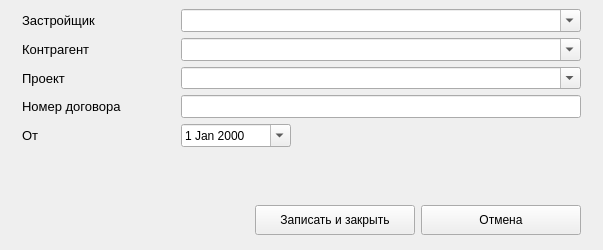
<?xml version="1.0" encoding="UTF-8"?>
<ui version="4.0">
 <class>ContractForm</class>
 <widget class="QWidget" name="ContractForm">
  <property name="geometry">
   <rect>
    <x>0</x>
    <y>0</y>
    <width>603</width>
    <height>250</height>
   </rect>
  </property>
  <property name="minimumSize">
   <size>
    <width>603</width>
    <height>250</height>
   </size>
  </property>
  <property name="maximumSize">
   <size>
    <width>603</width>
    <height>250</height>
   </size>
  </property>
  <property name="windowTitle">
   <string>Form</string>
  </property>
  <layout class="QGridLayout" name="gridLayout_2">
   <property name="leftMargin">
    <number>0</number>
   </property>
   <property name="topMargin">
    <number>0</number>
   </property>
   <property name="rightMargin">
    <number>0</number>
   </property>
   <property name="bottomMargin">
    <number>0</number>
   </property>
   <property name="spacing">
    <number>6</number>
   </property>
   <item row="0" column="0">
    <widget class="QFrame" name="frame">
     <property name="minimumSize">
      <size>
       <width>585</width>
       <height>250</height>
      </size>
     </property>
     <property name="maximumSize">
      <size>
       <width>585</width>
       <height>250</height>
      </size>
     </property>
     <property name="frameShape">
      <enum>QFrame::NoFrame</enum>
     </property>
     <property name="frameShadow">
      <enum>QFrame::Raised</enum>
     </property>
     <layout class="QGridLayout" name="gridLayout_3">
      <property name="leftMargin">
       <number>9</number>
      </property>
      <property name="topMargin">
       <number>9</number>
      </property>
      <property name="rightMargin">
       <number>9</number>
      </property>
      <property name="bottomMargin">
       <number>9</number>
      </property>
      <item row="0" column="0">
       <layout class="QGridLayout" name="gridLayout">
        <property name="leftMargin">
         <number>0</number>
        </property>
        <property name="topMargin">
         <number>0</number>
        </property>
        <property name="rightMargin">
         <number>0</number>
        </property>
        <property name="bottomMargin">
         <number>0</number>
        </property>
        <item row="0" column="0">
         <widget class="QLabel" name="organization_label">
          <property name="minimumSize">
           <size>
            <width>153</width>
            <height>22</height>
           </size>
          </property>
          <property name="maximumSize">
           <size>
            <width>153</width>
            <height>22</height>
           </size>
          </property>
          <property name="font">
           <font>
            <pointsize>10</pointsize>
           </font>
          </property>
          <property name="frameShadow">
           <enum>QFrame::Plain</enum>
          </property>
          <property name="text">
           <string>Застройщик</string>
          </property>
          <property name="alignment">
           <set>Qt::AlignLeading|Qt::AlignLeft|Qt::AlignVCenter</set>
          </property>
         </widget>
        </item>
        <item row="0" column="1">
         <widget class="QComboBox" name="organization_cbox">
          <property name="enabled">
           <bool>true</bool>
          </property>
          <property name="minimumSize">
           <size>
            <width>400</width>
            <height>23</height>
           </size>
          </property>
          <property name="maximumSize">
           <size>
            <width>400</width>
            <height>23</height>
           </size>
          </property>
          <property name="editable">
           <bool>true</bool>
          </property>
         </widget>
        </item>
        <item row="1" column="1">
         <widget class="QComboBox" name="contractor_cbox">
          <property name="minimumSize">
           <size>
            <width>400</width>
            <height>23</height>
           </size>
          </property>
          <property name="maximumSize">
           <size>
            <width>400</width>
            <height>23</height>
           </size>
          </property>
          <property name="editable">
           <bool>true</bool>
          </property>
         </widget>
        </item>
        <item row="2" column="1">
         <widget class="QComboBox" name="project_cbox">
          <property name="maximumSize">
           <size>
            <width>400</width>
            <height>23</height>
           </size>
          </property>
          <property name="editable">
           <bool>true</bool>
          </property>
         </widget>
        </item>
        <item row="4" column="0">
         <widget class="QLabel" name="from_date_label">
          <property name="minimumSize">
           <size>
            <width>153</width>
            <height>22</height>
           </size>
          </property>
          <property name="maximumSize">
           <size>
            <width>153</width>
            <height>22</height>
           </size>
          </property>
          <property name="font">
           <font>
            <pointsize>10</pointsize>
           </font>
          </property>
          <property name="frameShadow">
           <enum>QFrame::Plain</enum>
          </property>
          <property name="text">
           <string>От</string>
          </property>
          <property name="alignment">
           <set>Qt::AlignLeading|Qt::AlignLeft|Qt::AlignVCenter</set>
          </property>
         </widget>
        </item>
        <item row="4" column="1">
         <widget class="QDateEdit" name="from_date_dateEdit">
          <property name="minimumSize">
           <size>
            <width>110</width>
            <height>23</height>
           </size>
          </property>
          <property name="maximumSize">
           <size>
            <width>110</width>
            <height>23</height>
           </size>
          </property>
          <property name="calendarPopup">
           <bool>true</bool>
          </property>
         </widget>
        </item>
        <item row="1" column="0">
         <widget class="QLabel" name="contractor_label">
          <property name="minimumSize">
           <size>
            <width>153</width>
            <height>22</height>
           </size>
          </property>
          <property name="maximumSize">
           <size>
            <width>153</width>
            <height>22</height>
           </size>
          </property>
          <property name="font">
           <font>
            <pointsize>10</pointsize>
           </font>
          </property>
          <property name="frameShadow">
           <enum>QFrame::Plain</enum>
          </property>
          <property name="text">
           <string>Контрагент</string>
          </property>
          <property name="alignment">
           <set>Qt::AlignLeading|Qt::AlignLeft|Qt::AlignVCenter</set>
          </property>
         </widget>
        </item>
        <item row="2" column="0">
         <widget class="QLabel" name="project_label">
          <property name="minimumSize">
           <size>
            <width>153</width>
            <height>22</height>
           </size>
          </property>
          <property name="maximumSize">
           <size>
            <width>153</width>
            <height>22</height>
           </size>
          </property>
          <property name="font">
           <font>
            <pointsize>10</pointsize>
           </font>
          </property>
          <property name="frameShadow">
           <enum>QFrame::Plain</enum>
          </property>
          <property name="text">
           <string>Проект</string>
          </property>
          <property name="alignment">
           <set>Qt::AlignLeading|Qt::AlignLeft|Qt::AlignVCenter</set>
          </property>
         </widget>
        </item>
        <item row="3" column="0">
         <widget class="QLabel" name="contract_label">
          <property name="minimumSize">
           <size>
            <width>153</width>
            <height>22</height>
           </size>
          </property>
          <property name="maximumSize">
           <size>
            <width>153</width>
            <height>22</height>
           </size>
          </property>
          <property name="font">
           <font>
            <pointsize>10</pointsize>
           </font>
          </property>
          <property name="frameShadow">
           <enum>QFrame::Plain</enum>
          </property>
          <property name="text">
           <string>Номер договора</string>
          </property>
          <property name="alignment">
           <set>Qt::AlignLeading|Qt::AlignLeft|Qt::AlignVCenter</set>
          </property>
         </widget>
        </item>
        <item row="3" column="1">
         <widget class="QLineEdit" name="contract_ledit">
          <property name="minimumSize">
           <size>
            <width>400</width>
            <height>23</height>
           </size>
          </property>
          <property name="maximumSize">
           <size>
            <width>400</width>
            <height>23</height>
           </size>
          </property>
         </widget>
        </item>
        <item row="6" column="0" colspan="2">
         <layout class="QHBoxLayout" name="button_hlayout">
          <property name="topMargin">
           <number>6</number>
          </property>
          <property name="bottomMargin">
           <number>6</number>
          </property>
          <item>
           <spacer name="horizontalSpacer">
            <property name="orientation">
             <enum>Qt::Horizontal</enum>
            </property>
            <property name="sizeHint" stdset="0">
             <size>
              <width>40</width>
              <height>20</height>
             </size>
            </property>
           </spacer>
          </item>
          <item>
           <widget class="QPushButton" name="save_button">
            <property name="minimumSize">
             <size>
              <width>160</width>
              <height>30</height>
             </size>
            </property>
            <property name="maximumSize">
             <size>
              <width>160</width>
              <height>30</height>
             </size>
            </property>
            <property name="text">
             <string>Записать и закрыть</string>
            </property>
           </widget>
          </item>
          <item>
           <widget class="QPushButton" name="cancel_button">
            <property name="minimumSize">
             <size>
              <width>160</width>
              <height>30</height>
             </size>
            </property>
            <property name="maximumSize">
             <size>
              <width>160</width>
              <height>30</height>
             </size>
            </property>
            <property name="text">
             <string>Отмена</string>
            </property>
           </widget>
          </item>
         </layout>
        </item>
        <item row="5" column="0">
         <spacer name="verticalSpacer">
          <property name="orientation">
           <enum>Qt::Vertical</enum>
          </property>
          <property name="sizeHint" stdset="0">
           <size>
            <width>20</width>
            <height>40</height>
           </size>
          </property>
         </spacer>
        </item>
       </layout>
      </item>
     </layout>
    </widget>
   </item>
  </layout>
 </widget>
 <resources/>
 <connections/>
</ui>
